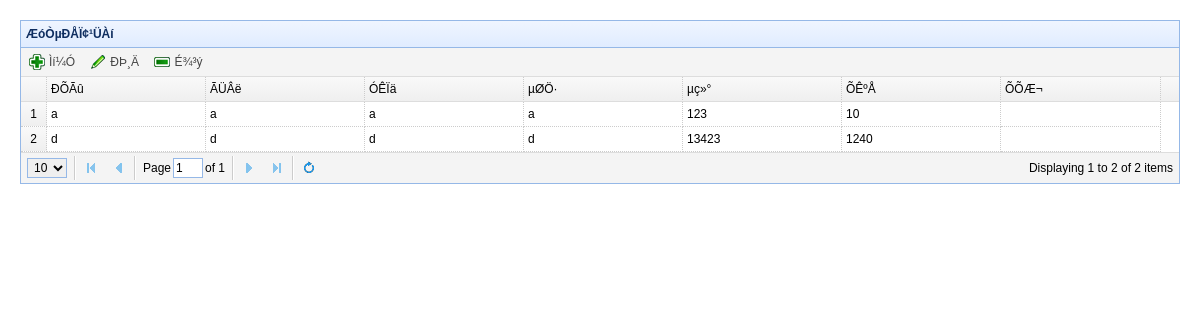
Screenshot of /admin/member/company_message.php with the database file from the repository.
### tables this page shows
Create table IF NOT exists `pt_company` (
  `companyID` int(11) NOT NULL AUTO_INCREMENT,
  `password` varchar(20) NOT NULL,
  `email` varchar(100) NOT NULL,
  `companyName` varchar(100) NOT NULL,
  `address` varchar(255) DEFAULT NULL,
  `telephone` varchar(20) DEFAULT NULL,
  `companyNumber` int(11) NOT NULL,
  `companyImage` varchar(255) DEFAULT NULL,
  `infoID` int(11) DEFAULT NULL,
  PRIMARY KEY (`companyID`),
  UNIQUE KEY `email` (`email`)
);

### admin/member/company_message.php (the view, shortened to what this page needs)
<!DOCTYPE html>
<html>
<head>
	<link rel="stylesheet" type="text/css" href="../jquery-easyui-1.3.5/themes/default/easyui.css">
	<link rel="stylesheet" type="text/css" href="../jquery-easyui-1.3.5/themes/icon.css">
	<link rel="stylesheet" type="text/css" href="../jquery-easyui-1.3.5/demo/demo.css">
</head>
<body>
<?php
	$sql = "SELECT * FROM pt_company";
	$result = mysql_query($sql);
?>
<table id="dg" title="ÆóÒµÐÅÏ¢¹ÜÀí" class="easyui-datagrid" style="width:auto;height:auto"
        url="#" toolbar="#toolbar" pagination="true" rownumbers="true"
        fitcolumns="true" singleselect="true">
		<div id="toolbar">
			<a href="javascript:void(0)" class="easyui-linkbutton" iconcls="icon-add" onclick="newuser()"
				plain="true">Ìí¼Ó</a> <a href="javascript:void(0)" class="easyui-linkbutton" iconcls="icon-edit"
                onclick="edituser()" plain="true">ÐÞ¸Ä</a> <a href="javascript:void(0)" class="easyui-linkbutton"
                iconcls="icon-remove"  onclick="destroyUser()" plain="true">É¾³ý</a>
		</div>
	<thead>
		<tr>
			<th field="companyName" width="70">ÐÕÃû</th>
			<th field="password" width="70">ÃÜÂë</th>
			<th field="email" width="70">ÓÊÏä</th>
			<th field="address" width="70">µØÖ·</th>
			<th field="telephone" width="70">µç»°</th>
			<th field="companyNumber" width="70">ÕÊºÅ</th>
			<th field="companyImage" width="70">ÕÕÆ¬</th>
		</tr>
	</thead>
	<?php
	while( $row = mysql_fetch_array($result) )
	{
		$name = $row['companyName'];
		$psw = $row['password'];
		$email = $row['email'];
		$addr = $row['address'];
		$telephone = $row['telephone'];
		$comnb = $row['companyNumber'];
		echo "<tr>";
		echo "<td>$name</td>";
		echo "<td>$psw</td>";
		echo "<td>$email</td>";
		echo "<td>$addr</td>";
		echo "<td>$telephone</td>";
		echo "<td>$comnb</td>";
		echo "</tr>";
	}
	?>
</table>
<br>
</body>
</html>
</html>

### rows the page displays
pt_company: companyName "a", password "a", email "a", address "a", telephone "123", companyNumber "10"
pt_company: companyName "d", password "d", email "d", address "d", telephone "13423", companyNumber "1240"
